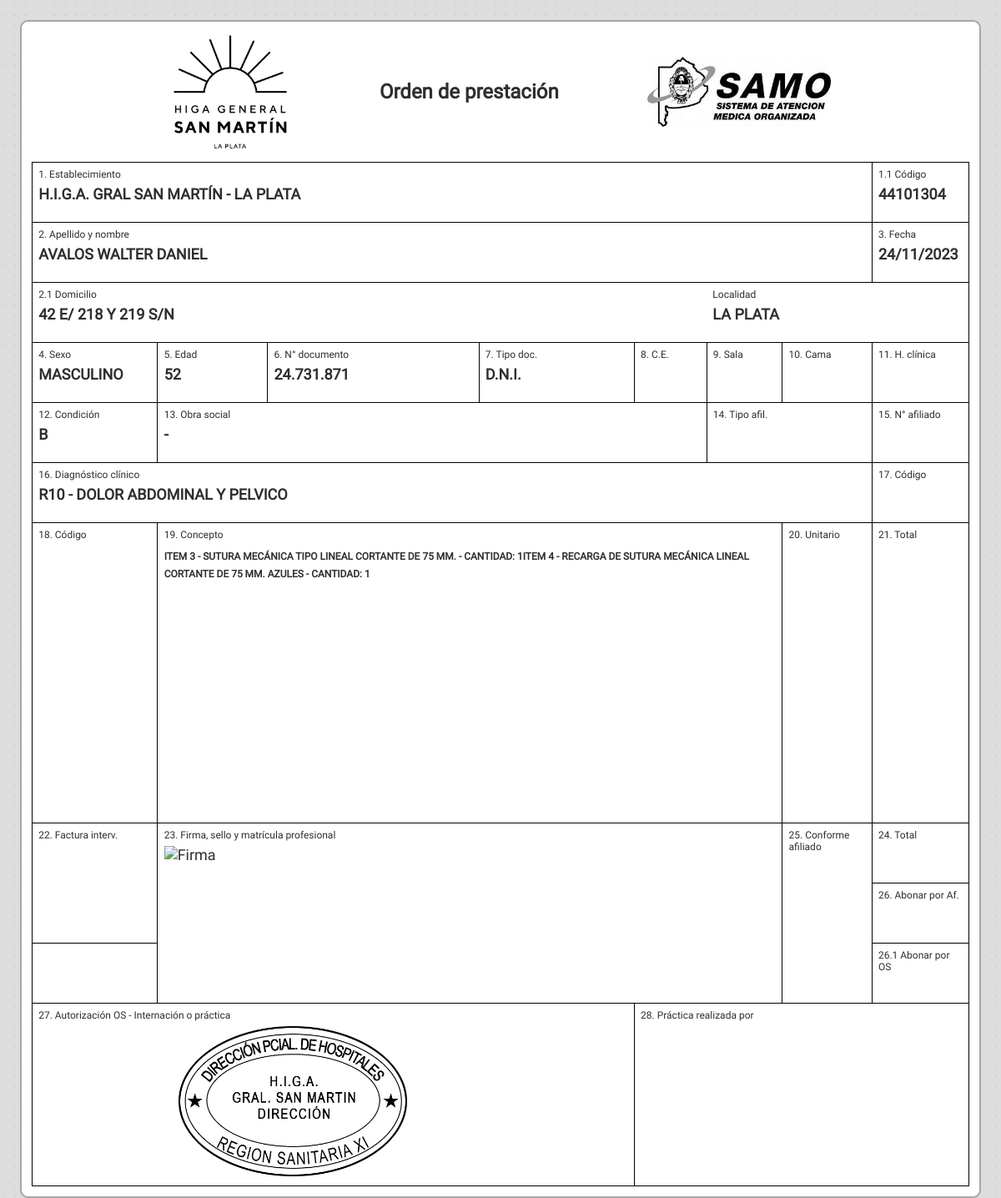
The app's page /app/seguimiento/planillas/samo.php?idSol=50 (signed in) with its own data.
### tables this page shows
CREATE TABLE `solicitudes` (
  `id` int(11) NOT NULL,
  `solicitud` varchar(255) NOT NULL,
  `tipo_solicitud` varchar(255) NOT NULL,
  `fecha_solicitud` date NOT NULL,
  `GDEBA` varchar(255) NOT NULL,
  `items_JSON` longtext NOT NULL CHECK (json_valid(`items_JSON`)),
  `paciente` varchar(255) NOT NULL,
  `dni` varchar(255) NOT NULL,
  `domicilio` varchar(255) NOT NULL,
  `localidad` varchar(255) NOT NULL,
  `sexo` varchar(255) NOT NULL,
  `edad` varchar(255) NOT NULL,
  `tipoDoc` varchar(255) NOT NULL,
  `telefono` varchar(255) NOT NULL,
  `estado` varchar(255) NOT NULL,
  `tipo_cirugia` varchar(255) NOT NULL,
  `fecha_perfeccionamiento` date NOT NULL,
  `sol_provision` varchar(255) NOT NULL,
  `fecha_cirugia` date NOT NULL,
  `comentarios` longtext NOT NULL,
  `nomencladores` text NOT NULL,
  `categoriascie` text NOT NULL,
  `banco` varchar(255) NOT NULL,
  `firmante` varchar(255) NOT NULL,
  `intervencion` varchar(255) NOT NULL
);

### app/seguimiento/planillas/samo.php (the view, shortened to what this page needs)
<?php
require_once '../../../app/db/user.php';
$db = new DB();
$pdo = $db->connect();
if (isset($_GET['idSol']) && is_numeric($_GET['idSol'])) {
    $idSol = $_GET['idSol'];
    $query = "SELECT id, DATE_FORMAT(fecha_solicitud, '%d/%m/%Y') AS fecha_solicitud, items_JSON, paciente, dni, categoriascie, domicilio, localidad, sexo, edad, tipoDoc, firmante FROM solicitudes WHERE id = :idSol";
    $statement = $pdo->prepare($query);
    $statement->bindParam(':idSol', $idSol, PDO::PARAM_INT);
    if ($statement->execute()) {
        $result = $statement->fetch(PDO::FETCH_ASSOC);
        $fecha_solicitud = $result['fecha_solicitud'];
        $items_JSON = $result['items_JSON'];
        $paciente = $result['paciente'];
        $dni = $result['dni'];
        $categoriascie = $result['categoriascie'];
        $domicilio = $result['domicilio'];
        $localidad = $result['localidad'];
        $sexo = $result['sexo'];
        $edad = $result['edad'];
        $tipoDoc = $result['tipoDoc'];
        $firmante = $result['firmante'];
    }
    $firmQuery = "SELECT matricula, ref, firma FROM users WHERE matricula = :matricula";
try {
    $firmStatement = $pdo->prepare($firmQuery);
    $firmStatement->bindParam(':matricula', $firmante, PDO::PARAM_INT);
    if (!$firmStatement->execute()) {
        throw new PDOException("Error al ejecutar la consulta.");
    }
    $firmResult = $firmStatement->fetch(PDO::FETCH_ASSOC);
    $firma = $firmResult['firma'];
} catch (PDOException $e) {
    echo "Error: " . $e->getMessage();
}
}
?>
<!DOCTYPE html>
<html lang="es-AR">
<head>
    <link rel="stylesheet" href="/Banco/public/css/base.css">
    <link rel="stylesheet" href="/Banco/public/css/header.css">
    <link rel="stylesheet" href="/Banco/public/css/samo.css">
</head>
<body>
    <article>
        <div class="one">
            <img style="margin-left: 5vw; height: 12vw;" src="/Banco/public/image/hsmlogobn.png">
            <h1>Orden de prestación</h1>
            <img style="margin-right: 5vw;" src="/Banco/public/image/SAMO.jpg">
        </div>
        <table>
            <tr>
                <td colspan="7">
                    <p>1. Establecimiento</p>
                    <b>H.I.G.A. GRAL SAN MARTÍN - LA PLATA</b>
                </td>
                <td>
                    <p>1.1 Código</p>
                    <b>44101304</b>
                </td>
            </tr>
            <tr>
                <td colspan="7">
                    <p>2. Apellido y nombre</p>
                    <b><?php echo $paciente ?></b>
                </td>
                <td>
                    <p>3. Fecha</p>
                    <b><?php echo $fecha_solicitud ?></b>
                </td>
            </tr>
            <tr>
                <td colspan="5" style="border-right: none;">
                    <p>2.1 Domicilio</p>
                    <b><?php echo $domicilio ?></b>
                </td>
                <td colspan="3" style="border-left: none;">
                    <p>Localidad</p>
                    <b><?php echo $localidad ?></b>
                </td>
            </tr>
            <tr>
                <td>
                    <p>4. Sexo</p>
                    <b><?php echo $sexo ?></b>
                </td>
                <td>
                    <p>5. Edad</p>
                    <b><?php echo $edad ?></b>
                </td>
                <td>
                    <p>6. N° documento</p>
                    <b><?php echo $dni ?></b>
                </td>
                <td>
                    <p>7. Tipo doc.</p>
                    <b><?php echo $tipoDoc ?></b>
                </td>
                <td>
                    <p>8. C.E.</p>
                </td>
                <td>
                    <p>9. Sala</p>
                </td>
                <td>
                    <p>10. Cama</p>
                </td>
                <td>
                    <p>11. H. clínica</p>
                </td>
            </tr>
            <tr>
                <td>
                    <p>12. Condición</p>
                    <b>B</b>
                </td>
                <td colspan="4">
                    <p>13. Obra social</p>
                    <b>-</b>
                </td>
                <td colspan="2">
                    <p>14. Tipo afil.</p>
                </td>
                <td>
                    <p>15. N° afiliado</p>
                </td>
            </tr>
            <tr>
                <td colspan="7">
                    <p>16. Diagnóstico clínico</p>
                    <b><?php echo $categoriascie ?></b>
                </td>
                <td>
                    <p>17. Código</p>
                </td>
            </tr>
            <tr style="height: 30vw;">
                <td>
                    <p>18. Código</p>
                </td>
                <td colspan="5">
                    <p>19. Concepto</p>
                    <b style="font-size: 1vw;">
                        <?php
                        $items_array = json_decode($items_JSON, true);
                        $html = '';
                        foreach ($items_array as $item) {
                            $id = $item['id'];
                            $cantidad = $item['cantidad'];
                            $query = "SELECT item, nombre FROM items WHERE id = :id";
                            $stmt = $pdo->prepare($query);
                            $stmt->bindParam(':id', $id, PDO::PARAM_INT);
                            $stmt->execute();
                            $result = $stmt->fetch(PDO::FETCH_ASSOC);
                            if ($result) {
                                $item = $result['item'];
                                $nombre = $result['nombre'];
                                $html .= "Item $item - $nombre - Cantidad: $cantidad";
                            } else {
                                $html .= 'No se encontró información para el ID ' . $id . '';
                            }
                        }
                        echo $html;
                        ?>
                    </b>
                </td>
                <td>
                    <p>20. Unitario</p>
                </td>
                <td>
                    <p>21. Total</p>
                </td>
            </tr>
            <tr style="height: 6vw;">
                <td rowspan="2">
                    <p>22. Factura interv.</p>
                </td>
                <td rowspan="3" colspan="5">
                    <p>23. Firma, sello y matrícula profesional</p>
                    <img alt="Firma" style="height: 20vw; width: auto;">
                </td>
                <td rowspan="3">
                    <p>25. Conforme afiliado</p>
                </td>
                <td>
                    <p>24. Total</p>
                </td>
            </tr>
            <tr style="height: 6vw;">
                <td>
                    <p>26. Abonar por Af.</p>
                </td>
            </tr>
            <tr style="height: 6vw;">
                <td></td>
                <td>
                    <p>26.1 Abonar por OS</p>
                </td>
            </tr>
            <tr style="height: 17vw;">
                <td colspan="4">
                    <p>27. Autorización OS - Internación o práctica</p>
                    <img style="width: auto; height: 15vw; margin-left: 14vw;" src="/Banco/public/image/sellohsm.png">
                </td>
                <td colspan="4">
                    <p>28. Práctica realizada por</p>
                </td>
            </tr>
        </table>
    </article>
</body>
</html>

### public/css/base.css (style rules this page uses)
:root { --color1: #5a24c7; --color2: #712cf9; --color3: #491da1; --color4: #37167a; --color5: #1b0b3b; }
article { padding: 1vw; width: 100%; min-height: calc(100% - 5.5vw); display: flex; flex-direction: column; color: #2e2e2e; font-size: 1vw; }

### public/css/header.css (style rules this page uses)
* { margin: 0; padding: 0; box-sizing: border-box; font-family: "Roboto", sans-serif; }
html { height: 100%; width: 100%; }
body { height: 100%; width: 100%; margin: 0; background-color: #dddddd; background-image: radial-gradient(#cfcfcfd4 0.1vw, transparent 0); background-size: 1vw 1vw; background-position: -19vw -19vw; }

### public/css/samo.css (style rules this page uses)
* { font-size: 1.5vw; }
body { padding: 2vw; }
article { background-color: #fff; border-radius: .8vw; border: 2px #969696d4 solid; }
.one { display: flex; flex-direction: row; align-items: center; justify-content: space-evenly; margin-bottom: 1vw; }
img { width: auto; height: 7vw; }
h1 { font-size: 2vw; }
table { border-collapse: collapse; border-width: .2vw; padding: 1vw; border: .15vw #000 solid; border-radius: .2vw; }
td { padding: .6vw; border: .1vw #000 solid; vertical-align: top; height: 6vw; }
p { font-size: 1vw; margin-bottom: .5vw; }
b { text-transform: uppercase; }

### records on screen
solicitudes: paciente "AVALOS WALTER DANIEL", domicilio "42 E/ 218 Y 219 S/N", localidad "LA PLATA", sexo "MASCULINO", edad "52", dni "24.731.871", tipoDoc "D.N.I.", categoriascie "R10 - DOLOR ABDOMINAL Y PELVICO"

### other values on screen
$fecha_solicitud "24/11/2023"
$html "ITEM 3 - SUTURA MECÁNICA TIPO LINEAL CORTANTE DE 75 MM. - CANTIDAD: 1ITEM 4 - RECARGA DE SUTURA MECÁNICA LINEAL CORTANTE DE 75 MM. AZULES - CANTIDAD: 1"
